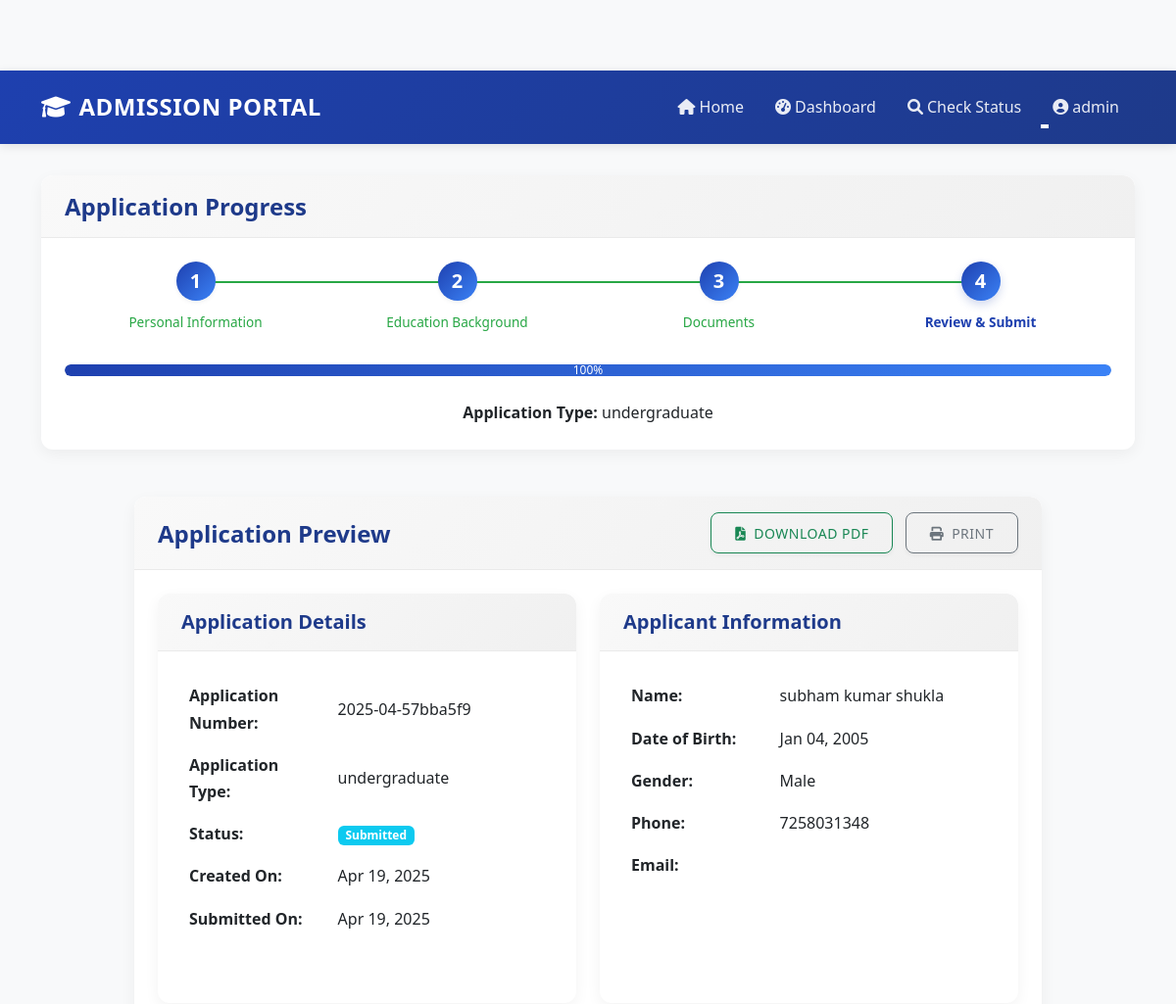
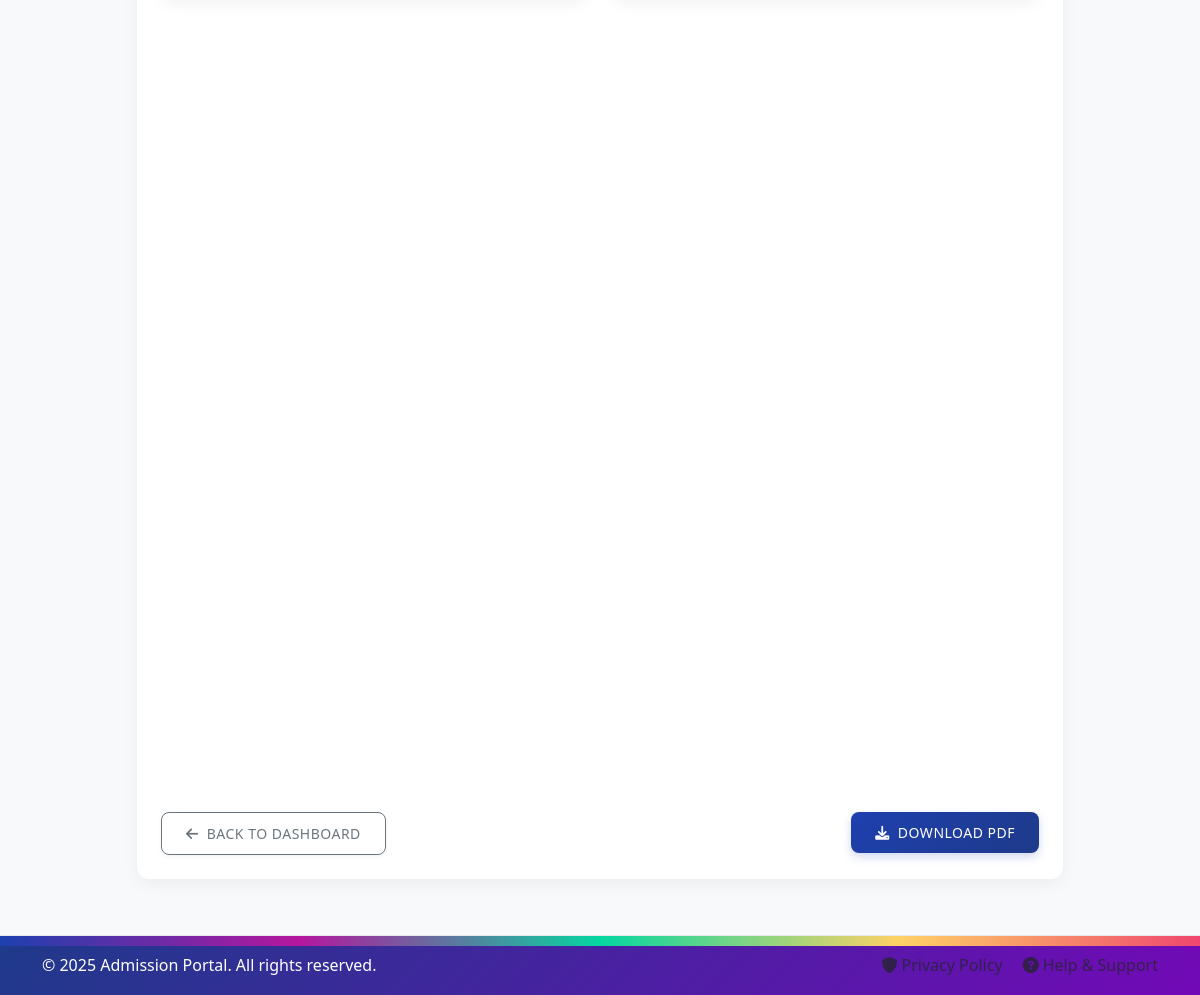
Screenshot of /application/2/preview/ (signed in) with the database file from the repository (2 pictures, top to bottom).
### applications/models.py (models this page shows, shortened)
class Application(models.Model):
    user = models.ForeignKey(User, on_delete=models.CASCADE, related_name='applications')
    application_type = models.CharField(max_length=50)
    status = models.CharField(
        max_length=20,
        choices=ApplicationStatus.choices,
        default=ApplicationStatus.DRAFT
    )
    course = models.ForeignKey(Course, on_delete=models.SET_NULL, null=True, blank=True, related_name='applications')
    first_name = models.CharField(max_length=100, blank=True, null=True)
    last_name = models.CharField(max_length=100, blank=True, null=True)
    date_of_birth = models.DateField(blank=True, null=True)
    gender = models.CharField(max_length=20, blank=True, null=True)
    phone = models.CharField(max_length=20, blank=True, null=True)
    address = models.TextField(blank=True, null=True)
    city = models.CharField(max_length=100, blank=True, null=True)
    state = models.CharField(max_length=100, blank=True, null=True)
    pincode = models.CharField(max_length=10, blank=True, null=True)
    aadhar_no = models.CharField(max_length=14, blank=True, null=True)
    highest_qualification = models.CharField(max_length=100, blank=True, null=True)
    board_university = models.CharField(max_length=100, blank=True, null=True)
    year_of_passing = models.IntegerField(blank=True, null=True)
    percentage_marks = models.FloatField(blank=True, null=True)
    created_at = models.DateTimeField(auto_now_add=True)
    updated_at = models.DateTimeField(auto_now=True)
    submitted_at = models.DateTimeField(blank=True, null=True)
    application_number = models.CharField(max_length=20, unique=True, blank=True, null=True)
    def get_completion_status(self):
        steps = {
            'personal': bool(self.first_name and self.last_name and self.date_of_birth and
                         self.gender and self.phone and self.address),
            'education': bool(self.highest_qualification and self.board_university and self.year_of_passing),
            'documents': self.has_required_documents()
        }
        return {
            'personal': steps['personal'],
            'education': steps['education'],
            'documents': steps['documents'],
            'completion_percentage': (sum(1 for step in steps.values() if step) / len(steps)) * 100
        }
    def has_required_documents(self):
        required_types = {'photo', 'signature', 'aadhar'}
        uploaded_types = set(self.documents.values_list('document_type', flat=True))
        return required_types.issubset(uploaded_types)

### applications/views.py (the view)
# urls.py: path('application/<int:application_id>/preview/', views.preview_application, name='preview_application'),
@login_required
def preview_application(request, application_id):
    application = get_object_or_404(Application, id=application_id, user=request.user)
    documents_qs = application.documents.all()
    documents = {doc.document_type: doc for doc in documents_qs}
    if request.method == 'POST':
        return redirect('submit_application', application_id=application.id)
    completion_status = application.get_completion_status()
    return render(request, 'applications/preview_application.html', {
        'title': 'Preview Application',
        'application': application,
        'documents': documents,
        'completion_status': completion_status
    })

### django_templates/applications/preview_application.html (shortened to what this page needs)
{% extends 'base.html' %}
{% load static %}
{% block content %}
<div class="row">
    <div class="col-12 mb-4">
        <div class="card fade-in">
            <div class="card-header">
                <h4 class="mb-0">Application Progress</h4>
            </div>
            <div class="card-body">
                <div class="step-indicator">
                    <div class="step completed" id="stepPersonal">
                        <div class="step-number">1</div>
                        <div class="step-label">Personal Information</div>
                    </div>
                    <div class="step completed" id="stepEducation">
                        <div class="step-number">2</div>
                        <div class="step-label">Education Background</div>
                    </div>
                    <div class="step completed" id="stepDocuments">
                        <div class="step-number">3</div>
                        <div class="step-label">Documents</div>
                    </div>
                    <div class="step active" id="stepReview">
                        <div class="step-number">4</div>
                        <div class="step-label">Review & Submit</div>
                    </div>
                </div>
                <div class="progress-container">
                    <div class="progress">
                        <div class="progress-bar" id="applicationProgress" role="progressbar" style="width: 100%;"
                             aria-valuenow="100" aria-valuemin="0" aria-valuemax="100">100%</div>
                    </div>
                </div>
                <div class="text-center">
                    <p class="mb-0"><strong>Application Type:</strong> {{ application.application_type }}</p>
                </div>
            </div>
        </div>
    </div>
</div>
<div class="row justify-content-center">
    <div class="col-md-10">
        <div class="card fade-in">
            <div class="card-header d-flex justify-content-between align-items-center">
                <h4 class="mb-0">Application Preview</h4>
                {% if not print_view %}
                <div>
                    <a href="{% url 'download_application' application.id %}" class="btn btn-outline-success">
                        <i class="fas fa-file-pdf me-2"></i>Download PDF
                    </a>
                    <button class="btn btn-outline-secondary btn-print ms-2" type="button">
                        <i class="fas fa-print me-2"></i>Print
                    </button>
                </div>
                {% endif %}
            </div>
            <div class="card-body p-4">
                <div class="row mb-4">
                    <div class="col-md-6 mb-4">
                        <div class="card h-100">
                            <div class="card-header bg-light">
                                <h5 class="mb-0">Application Details</h5>
                            </div>
                            <div class="card-body">
                                <table class="table table-borderless">
                                    <tbody>
                                        <tr>
                                            <th scope="row" width="40%">Application Number:</th>
                                            <td>{{ application.application_number }}</td>
                                        </tr>
                                        <tr>
                                            <th scope="row">Application Type:</th>
                                            <td>{{ application.application_type }}</td>
                                        </tr>
                                        <tr>
                                            <th scope="row">Status:</th>
                                            <td>
                                                {% if application.status == 'draft' %}
                                                    <span class="badge bg-secondary">In Progress</span>
                                                {% elif application.status == 'submitted' %}
                                                    <span class="badge bg-info">Submitted</span>
                                                {% elif application.status == 'under_review' %}
                                                    <span class="badge bg-warning">Under Review</span>
                                                {% elif application.status == 'approved' %}
                                                    <span class="badge bg-success">Approved</span>
                                                {% elif application.status == 'rejected' %}
                                                    <span class="badge bg-danger">Rejected</span>
                                                {% endif %}
                                            </td>
                                        </tr>
                                        <tr>
                                            <th scope="row">Created On:</th>
                                            <td>{{ application.created_at|date:"M d, Y" }}</td>
                                        </tr>
                                        {% if application.submitted_at %}
                                        <tr>
                                            <th scope="row">Submitted On:</th>
                                            <td>{{ application.submitted_at|date:"M d, Y" }}</td>
                                        </tr>
                                        {% endif %}
                                    </tbody>
                                </table>
                            </div>
                        </div>
                    </div>
                    <div class="col-md-6 mb-4">
                        <div class="card h-100">
                            <div class="card-header bg-light">
                                <h5 class="mb-0">Applicant Information</h5>
                            </div>
                            <div class="card-body">
                                <table class="table table-borderless">
                                    <tbody>
                                        <tr>
                                            <th scope="row" width="40%">Name:</th>
                                            <td>{{ application.first_name }} {{ application.last_name }}</td>
                                        </tr>
                                        <tr>
                                            <th scope="row">Date of Birth:</th>
                                            <td>{{ application.date_of_birth|date:"M d, Y" }}</td>
                                        </tr>
                                        <tr>
                                            <th scope="row">Gender:</th>
                                            <td>{{ application.gender|capfirst }}</td>
                                        </tr>
                                        <tr>
                                            <th scope="row">Phone:</th>
                                            <td>{{ application.phone }}</td>
                                        </tr>
                                        <tr>
                                            <th scope="row">Email:</th>
                                            <td>{{ application.applicant.email }}</td>
                                        </tr>
                                    </tbody>
                                </table>
                            </div>
                        </div>
                    </div>
                </div>
                <div class="row mb-4">
                    <div class="col-md-6 mb-4">
                    </div>
                    <div class="col-md-6 mb-4">
                    </div>
                </div>
                <div class="row mb-4">
                    <div class="col-12">
                    </div>
                </div>
                <div class="d-grid gap-2 d-md-flex justify-content-md-between mt-4">
                    {% if application.status == 'draft' and not print_view %}
                        <div>
                            <a href="{% url 'documents_upload' application.id %}" class="btn btn-outline-secondary">
                                <i class="fas fa-arrow-left me-2"></i>Back
                            </a>
                        </div>
                        <div>
                            <a href="{% url 'submit_application' application.id %}" class="btn btn-primary">
                                <i class="fas fa-paper-plane me-2"></i>Submit Application
                            </a>
                        </div>
                    {% elif not print_view %}
                        <div>
                            <a href="{% url 'dashboard' %}" class="btn btn-outline-secondary">
                                <i class="fas fa-arrow-left me-2"></i>Back to Dashboard
                            </a>
                        </div>
                        <div>
                            <a href="{% url 'download_application' application.id %}" class="btn btn-primary">
                                <i class="fas fa-download me-2"></i>Download PDF
                            </a>
                        </div>
                    {% endif %}
                </div>
            </div>
        </div>
    </div>
</div>
{% endblock %}

### django_templates/base.html (shortened to what this page needs)
{% load static %}
<!DOCTYPE html>
<html lang="en">
<head>
    <link href="https://cdn.jsdelivr.net/npm/bootstrap@5.3.0-alpha1/dist/css/bootstrap.min.css" rel="stylesheet">
    <link href="https://cdnjs.cloudflare.com/ajax/libs/font-awesome/6.0.0/css/all.min.css" rel="stylesheet">
    <link href="{% static 'css/style.css' %}" rel="stylesheet">
</head>
<body>
    <nav class="navbar navbar-expand-lg navbar-dark">
        <div class="container">
            <a class="navbar-brand" href="{% url 'home' %}">
                <i class="fas fa-graduation-cap me-2"></i>Admission Portal
            </a>
            <div class="collapse navbar-collapse" id="navbarNav">
                <ul class="navbar-nav ms-auto">
                    <li class="nav-item">
                        <a class="nav-link" href="{% url 'home' %}">
                            <i class="fas fa-home me-1"></i>Home
                        </a>
                    </li>
                    {% if user.is_authenticated %}
                        <li class="nav-item">
                            <a class="nav-link" href="{% url 'dashboard' %}">
                                <i class="fas fa-tachometer-alt me-1"></i>Dashboard
                            </a>
                        </li>
                        <li class="nav-item">
                            <a class="nav-link" href="{% url 'check_status' %}">
                                <i class="fas fa-search me-1"></i>Check Status
                            </a>
                        </li>
                        <li class="nav-item dropdown">
                            <a class="nav-link dropdown-toggle" href="#" id="navbarDropdown" role="button"
                               data-bs-toggle="dropdown" aria-expanded="false">
                                <i class="fas fa-user-circle me-1"></i>{{ user.username }}
                            </a>
                        </li>
                    {% endif %}
                </ul>
            </div>
        </div>
    </nav>
    <div class="main-content">
        <div class="container">
            {% block content %}{% endblock %}
        </div>
    </div>
    <footer class="footer">
        <div class="container">
            <div class="row">
                <div class="col-md-6">
                    <p class="mb-0">&copy; 2025 Admission Portal. All rights reserved.</p>
                </div>
                <div class="col-md-6 text-md-end">
                    <a href="#" class="text-decoration-none text-muted me-3">
                        <i class="fas fa-shield-alt me-1"></i>Privacy Policy
                    </a>
                    <a href="/contact.html" class="text-decoration-none text-muted">
                        <i class="fas fa-question-circle me-1"></i>Help & Support
                    </a>
                </div>
            </div>
        </div>
    </footer>
</body>
</html>

### rows the page displays
Application: application_type "undergraduate", application_number "2025-04-57bba5f9", created_at "Apr 19, 2025", submitted_at "Apr 19, 2025", first_name "subham", last_name "kumar shukla", date_of_birth "Jan 04, 2005", gender "Male", phone "7258031348"

### other values shown
{{ user.username }} "admin"
